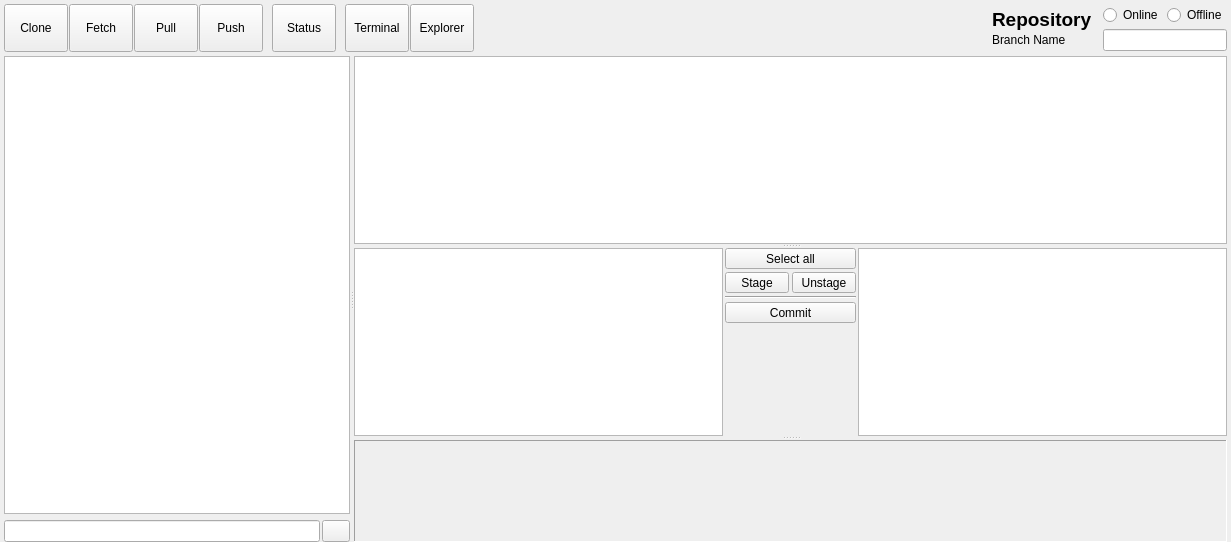
  <widget class="QWidget" name="centralWidget">
   <layout class="QVBoxLayout" name="verticalLayout_8">
    <property name="spacing">
     <number>0</number>
    </property>
    <property name="leftMargin">
     <number>4</number>
    </property>
    <property name="topMargin">
     <number>0</number>
    </property>
    <property name="rightMargin">
     <number>4</number>
    </property>
    <property name="bottomMargin">
     <number>0</number>
    </property>
    <item>
     <widget class="QFrame" name="frame_4">
      <property name="sizePolicy">
       <sizepolicy hsizetype="Preferred" vsizetype="Fixed">
        <horstretch>0</horstretch>
        <verstretch>0</verstretch>
       </sizepolicy>
      </property>
      <property name="minimumSize">
       <size>
        <width>0</width>
        <height>56</height>
       </size>
      </property>
      <property name="maximumSize">
       <size>
        <width>16777215</width>
        <height>56</height>
       </size>
      </property>
      <property name="frameShape">
       <enum>QFrame::NoFrame</enum>
      </property>
      <property name="frameShadow">
       <enum>QFrame::Plain</enum>
      </property>
      <layout class="QHBoxLayout" name="horizontalLayout_3">
       <property name="spacing">
        <number>1</number>
       </property>
       <property name="leftMargin">
        <number>0</number>
       </property>
       <property name="topMargin">
        <number>2</number>
       </property>
       <property name="rightMargin">
        <number>0</number>
       </property>
       <property name="bottomMargin">
        <number>2</number>
       </property>
       <item>
        <widget class="MyTool2Button" name="toolButton_clone">
         <property name="minimumSize">
          <size>
           <width>64</width>
           <height>48</height>
          </size>
         </property>
         <property name="maximumSize">
          <size>
           <width>16777215</width>
           <height>48</height>
          </size>
         </property>
         <property name="focusPolicy">
          <enum>Qt::NoFocus</enum>
         </property>
         <property name="text">
          <string>Clone</string>
         </property>
         <property name="icon">
          <iconset resource="resources/resources.qrc">
           <normaloff>:/image/clone.svg</normaloff>:/image/clone.svg</iconset>
         </property>
         <property name="iconSize">
          <size>
           <width>24</width>
           <height>24</height>
          </size>
         </property>
         <property name="toolButtonStyle">
          <enum>Qt::ToolButtonTextUnderIcon</enum>
         </property>
        </widget>
       </item>
       <item>
        <widget class="MyTool2Button" name="toolButton_fetch">
         <property name="minimumSize">
          <size>
           <width>64</width>
           <height>48</height>
          </size>
         </property>
         <property name="maximumSize">
          <size>
           <width>16777215</width>
           <height>48</height>
          </size>
         </property>
         <property name="focusPolicy">
          <enum>Qt::NoFocus</enum>
         </property>
         <property name="text">
          <string>Fetch</string>
         </property>
         <property name="icon">
          <iconset resource="resources/resources.qrc">
           <normaloff>:/image/fetch.svg</normaloff>:/image/fetch.svg</iconset>
         </property>
         <property name="iconSize">
          <size>
           <width>24</width>
           <height>24</height>
          </size>
         </property>
         <property name="toolButtonStyle">
          <enum>Qt::ToolButtonTextUnderIcon</enum>
         </property>
        </widget>
       </item>
       <item>
        <widget class="MyTool2Button" name="toolButton_pull">
         <property name="minimumSize">
          <size>
           <width>64</width>
           <height>48</height>
          </size>
         </property>
         <property name="maximumSize">
          <size>
           <width>16777215</width>
           <height>48</height>
          </size>
         </property>
         <property name="focusPolicy">
          <enum>Qt::NoFocus</enum>
         </property>
         <property name="text">
          <string>Pull</string>
         </property>
         <property name="icon">
          <iconset resource="resources/resources.qrc">
           <normaloff>:/image/pull.svg</normaloff>:/image/pull.svg</iconset>
         </property>
         <property name="iconSize">
          <size>
           <width>24</width>
           <height>24</height>
          </size>
         </property>
         <property name="toolButtonStyle">
          <enum>Qt::ToolButtonTextUnderIcon</enum>
         </property>
        </widget>
       </item>
       <item>
        <widget class="MyTool2Button" name="toolButton_push">
         <property name="minimumSize">
          <size>
           <width>64</width>
           <height>48</height>
          </size>
         </property>
         <property name="maximumSize">
          <size>
           <width>16777215</width>
           <height>48</height>
          </size>
         </property>
         <property name="focusPolicy">
          <enum>Qt::NoFocus</enum>
         </property>
         <property name="text">
          <string>Push</string>
         </property>
         <property name="icon">
          <iconset resource="resources/resources.qrc">
           <normaloff>:/image/push.svg</normaloff>:/image/push.svg</iconset>
         </property>
         <property name="iconSize">
          <size>
           <width>24</width>
           <height>24</height>
          </size>
         </property>
         <property name="toolButtonStyle">
          <enum>Qt::ToolButtonTextUnderIcon</enum>
         </property>
        </widget>
       </item>
       <item>
        <spacer name="horizontalSpacer_4">
         <property name="orientation">
          <enum>Qt::Horizontal</enum>
         </property>
         <property name="sizeType">
          <enum>QSizePolicy::Fixed</enum>
         </property>
         <property name="sizeHint" stdset="0">
          <size>
           <width>8</width>
           <height>20</height>
          </size>
         </property>
        </spacer>
       </item>
       <item>
        <widget class="MyTool2Button" name="toolButton_status">
         <property name="minimumSize">
          <size>
           <width>64</width>
           <height>48</height>
          </size>
         </property>
         <property name="maximumSize">
          <size>
           <width>16777215</width>
           <height>48</height>
          </size>
         </property>
         <property name="focusPolicy">
          <enum>Qt::NoFocus</enum>
         </property>
         <property name="text">
          <string>Status</string>
         </property>
         <property name="icon">
          <iconset resource="resources/resources.qrc">
           <normaloff>:/image/status.svg</normaloff>:/image/status.svg</iconset>
         </property>
         <property name="iconSize">
          <size>
           <width>24</width>
           <height>24</height>
          </size>
         </property>
         <property name="toolButtonStyle">
          <enum>Qt::ToolButtonTextUnderIcon</enum>
         </property>
        </widget>
       </item>
       <item>
        <spacer name="horizontalSpacer_7">
         <property name="orientation">
          <enum>Qt::Horizontal</enum>
         </property>
         <property name="sizeType">
          <enum>QSizePolicy::Fixed</enum>
         </property>
         <property name="sizeHint" stdset="0">
          <size>
           <width>8</width>
           <height>20</height>
          </size>
         </property>
        </spacer>
       </item>
       <item>
        <widget class="MyTool2Button" name="toolButton_terminal">
         <property name="minimumSize">
          <size>
           <width>64</width>
           <height>48</height>
          </size>
         </property>
         <property name="maximumSize">
          <size>
           <width>16777215</width>
           <height>48</height>
          </size>
         </property>
         <property name="focusPolicy">
          <enum>Qt::NoFocus</enum>
         </property>
         <property name="text">
          <string>Terminal</string>
         </property>
         <property name="icon">
          <iconset resource="resources/resources.qrc">
           <normaloff>:/image/terminal.svg</normaloff>:/image/terminal.svg</iconset>
         </property>
         <property name="iconSize">
          <size>
           <width>24</width>
           <height>24</height>
          </size>
         </property>
         <property name="toolButtonStyle">
          <enum>Qt::ToolButtonTextUnderIcon</enum>
         </property>
        </widget>
       </item>
       <item>
        <widget class="MyTool2Button" name="toolButton_explorer">
         <property name="minimumSize">
          <size>
           <width>64</width>
           <height>48</height>
          </size>
         </property>
         <property name="maximumSize">
          <size>
           <width>16777215</width>
           <height>48</height>
          </size>
         </property>
         <property name="focusPolicy">
          <enum>Qt::NoFocus</enum>
         </property>
         <property name="text">
          <string>Explorer</string>
         </property>
         <property name="icon">
          <iconset resource="resources/resources.qrc">
           <normaloff>:/image/explorer.svg</normaloff>:/image/explorer.svg</iconset>
         </property>
         <property name="iconSize">
          <size>
           <width>24</width>
           <height>24</height>
          </size>
         </property>
         <property name="toolButtonStyle">
          <enum>Qt::ToolButtonTextUnderIcon</enum>
         </property>
        </widget>
       </item>
       <item>
        <spacer name="horizontalSpacer_6">
         <property name="orientation">
          <enum>Qt::Horizontal</enum>
         </property>
         <property name="sizeType">
          <enum>QSizePolicy::Fixed</enum>
         </property>
         <property name="sizeHint" stdset="0">
          <size>
           <width>8</width>
           <height>20</height>
          </size>
         </property>
        </spacer>
       </item>
       <item>
        <spacer name="horizontalSpacer">
         <property name="orientation">
          <enum>Qt::Horizontal</enum>
         </property>
         <property name="sizeHint" stdset="0">
          <size>
           <width>503</width>
           <height>48</height>
          </size>
         </property>
        </spacer>
       </item>
       <item>
        <widget class="RepositoryInfoFrame" name="frame_3">
         <property name="maximumSize">
          <size>
           <width>16777215</width>
           <height>48</height>
          </size>
         </property>
         <property name="frameShape">
          <enum>QFrame::NoFrame</enum>
         </property>
         <property name="frameShadow">
          <enum>QFrame::Plain</enum>
         </property>
         <layout class="QVBoxLayout" name="verticalLayout_3">
          <property name="spacing">
           <number>0</number>
          </property>
          <property name="leftMargin">
           <number>6</number>
          </property>
          <property name="topMargin">
           <number>4</number>
          </property>
          <property name="rightMargin">
           <number>6</number>
          </property>
          <property name="bottomMargin">
           <number>4</number>
          </property>
          <item>
           <widget class="QLabel" name="label_repo_name">
            <property name="font">
             <font>
              <pointsize>14</pointsize>
              <weight>75</weight>
              <bold>true</bold>
             </font>
            </property>
            <property name="text">
             <string>Repository</string>
            </property>
           </widget>
          </item>
          <item>
           <widget class="QLabel" name="label_branch_name">
            <property name="text">
             <string>Branch Name</string>
            </property>
           </widget>
          </item>
         </layout>
        </widget>
       </item>
       <item>
        <spacer name="horizontalSpacer_5">
         <property name="orientation">
          <enum>Qt::Horizontal</enum>
         </property>
         <property name="sizeType">
          <enum>QSizePolicy::Fixed</enum>
         </property>
         <property name="sizeHint" stdset="0">
          <size>
           <width>4</width>
           <height>20</height>
          </size>
         </property>
        </spacer>
       </item>
       <item>
        <layout class="QVBoxLayout" name="verticalLayout_10">
         <property name="spacing">
          <number>1</number>
         </property>
         <property name="leftMargin">
          <number>0</number>
         </property>
         <item>
          <layout class="QHBoxLayout" name="horizontalLayout_7">
           <property name="spacing">
            <number>4</number>
           </property>
           <item>
            <widget class="QRadioButton" name="radioButton_remote_online">
             <property name="focusPolicy">
              <enum>Qt::NoFocus</enum>
             </property>
             <property name="text">
              <string>Online</string>
             </property>
            </widget>
           </item>
           <item>
            <widget class="QRadioButton" name="radioButton_remote_offline">
             <property name="focusPolicy">
              <enum>Qt::NoFocus</enum>
             </property>
             <property name="text">
              <string>Offline</string>
             </property>
            </widget>
           </item>
          </layout>
         </item>
         <item>
          <widget class="ReadOnlyLineEdit" name="lineEdit_remote">
           <property name="sizePolicy">
            <sizepolicy hsizetype="Preferred" vsizetype="Fixed">
             <horstretch>0</horstretch>
             <verstretch>0</verstretch>
            </sizepolicy>
           </property>
           <property name="focusPolicy">
            <enum>Qt::ClickFocus</enum>
           </property>
          </widget>
         </item>
        </layout>
       </item>
      </layout>
     </widget>
    </item>
    <item>
     <widget class="QSplitter" name="splitter_v">
      <property name="orientation">
       <enum>Qt::Horizontal</enum>
      </property>
      <property name="childrenCollapsible">
       <bool>false</bool>
      </property>
      <widget class="QStackedWidget" name="stackedWidget_leftpanel">
       <property name="currentIndex">
        <number>0</number>
       </property>
       <widget class="QWidget" name="page_repos">
        <layout class="QVBoxLayout" name="verticalLayout_4">
         <property name="leftMargin">
          <number>0</number>
         </property>
         <property name="topMargin">
          <number>0</number>
         </property>
         <property name="rightMargin">
          <number>0</number>
         </property>
         <property name="bottomMargin">
          <number>0</number>
         </property>
         <item>
          <widget class="RepositoriesTreeWidget" name="treeWidget_repos">
           <property name="sizePolicy">
            <sizepolicy hsizetype="Preferred" vsizetype="Expanding">
             <horstretch>0</horstretch>
             <verstretch>0</verstretch>
            </sizepolicy>
           </property>
           <property name="contextMenuPolicy">
            <enum>Qt::CustomContextMenu</enum>
           </property>
           <property name="acceptDrops">
            <bool>true</bool>
           </property>
           <property name="editTriggers">
            <set>QAbstractItemView::EditKeyPressed|QAbstractItemView::SelectedClicked</set>
           </property>
           <property name="dragEnabled">
            <bool>true</bool>
           </property>
           <property name="dragDropMode">
            <enum>QAbstractItemView::InternalMove</enum>
           </property>
           <property name="defaultDropAction">
            <enum>Qt::MoveAction</enum>
           </property>
           <property name="verticalScrollMode">
            <enum>QAbstractItemView::ScrollPerPixel</enum>
           </property>
           <property name="rootIsDecorated">
            <bool>false</bool>
           </property>
           <attribute name="headerVisible">
            <bool>false</bool>
           </attribute>
           <column>
            <property name="text">
             <string notr="true">1</string>
            </property>
           </column>
          </widget>
         </item>
         <item>
          <widget class="QFrame" name="frame_5">
           <property name="frameShape">
            <enum>QFrame::NoFrame</enum>
           </property>
           <property name="frameShadow">
            <enum>QFrame::Plain</enum>
           </property>
           <layout class="QHBoxLayout" name="horizontalLayout_4">
            <property name="spacing">
             <number>2</number>
            </property>
            <property name="leftMargin">
             <number>0</number>
            </property>
            <property name="topMargin">
             <number>0</number>
            </property>
            <property name="rightMargin">
             <number>0</number>
            </property>
            <property name="bottomMargin">
             <number>0</number>
            </property>
            <item>
             <widget class="QLineEdit" name="lineEdit_filter">
              <property name="sizePolicy">
               <sizepolicy hsizetype="Preferred" vsizetype="Fixed">
                <horstretch>0</horstretch>
                <verstretch>0</verstretch>
               </sizepolicy>
              </property>
              <property name="focusPolicy">
               <enum>Qt::ClickFocus</enum>
              </property>
             </widget>
            </item>
            <item>
             <widget class="ClearButton" name="toolButton_erase_filter">
              <property name="minimumSize">
               <size>
                <width>22</width>
                <height>17</height>
               </size>
              </property>
              <property name="focusPolicy">
               <enum>Qt::NoFocus</enum>
              </property>
              <property name="text">
               <string/>
              </property>
              <property name="iconSize">
               <size>
                <width>20</width>
                <height>15</height>
               </size>
              </property>
             </widget>
            </item>
           </layout>
          </widget>
         </item>
        </layout>
       </widget>
       <widget class="QWidget" name="page_collapsed">
        <layout class="QVBoxLayout" name="verticalLayout_9">
         <property name="leftMargin">
          <number>0</number>
         </property>
         <property name="topMargin">
          <number>0</number>
         </property>
         <property name="rightMargin">
          <number>0</number>
         </property>
         <property name="bottomMargin">
          <number>0</number>
         </property>
         <item>
          <widget class="QToolButton" name="toolButton">
           <property name="minimumSize">
            <size>
             <width>24</width>
             <height>24</height>
            </size>
           </property>
           <property name="maximumSize">
            <size>
             <width>24</width>
             <height>24</height>
            </size>
           </property>
           <property name="text">
            <string>...</string>
           </property>
          </widget>
         </item>
         <item>
          <widget class="QWidget" name="widget" native="true"/>
         </item>
        </layout>
       </widget>
      </widget>
      <widget class="RepositoryWrapper2Frame" name="frame_repository_wrapper">
       <property name="sizePolicy">
        <sizepolicy hsizetype="Preferred" vsizetype="Expanding">
         <horstretch>0</horstretch>
         <verstretch>0</verstretch>
        </sizepolicy>
       </property>
       <layout class="QVBoxLayout" name="verticalLayout_11">
        <property name="leftMargin">
         <number>0</number>
        </property>
        <property name="topMargin">
         <number>0</number>
        </property>
        <property name="rightMargin">
         <number>0</number>
        </property>
        <property name="bottomMargin">
         <number>0</number>
        </property>
        <item>
         <widget class="QSplitter" name="splitter_h">
          <property name="orientation">
           <enum>Qt::Vertical</enum>
          </property>
          <property name="childrenCollapsible">
           <bool>false</bool>
          </property>
          <widget class="LogTable2Widget" name="tableWidget_log">
           <property name="contextMenuPolicy">
            <enum>Qt::CustomContextMenu</enum>
           </property>
           <property name="editTriggers">
            <set>QAbstractItemView::NoEditTriggers</set>
           </property>
           <property name="tabKeyNavigation">
            <bool>false</bool>
           </property>
           <property name="selectionMode">
            <enum>QAbstractItemView::SingleSelection</enum>
           </property>
           <property name="selectionBehavior">
            <enum>QAbstractItemView::SelectRows</enum>
           </property>
           <property name="horizontalScrollMode">
            <enum>QAbstractItemView::ScrollPerPixel</enum>
           </property>
           <property name="wordWrap">
            <bool>false</bool>
           </property>
           <attribute name="horizontalHeaderHighlightSections">
            <bool>false</bool>
           </attribute>
           <attribute name="horizontalHeaderStretchLastSection">
            <bool>true</bool>
           </attribute>
           <attribute name="verticalHeaderVisible">
            <bool>false</bool>
           </attribute>
          </widget>
          <widget class="QStackedWidget" name="stackedWidget_filelist">
           <property name="currentIndex">
            <number>0</number>
           </property>
           <widget class="QWidget" name="page_uncommited">
            <layout class="QHBoxLayout" name="horizontalLayout_2" stretch="1,0,1">
             <property name="spacing">
              <number>2</number>
             </property>
             <property name="leftMargin">
              <number>0</number>
             </property>
             <property name="topMargin">
              <number>0</number>
             </property>
             <property name="rightMargin">
              <number>0</number>
             </property>
             <property name="bottomMargin">
              <number>0</number>
             </property>
             <item>
              <widget class="FilesListWidget" name="listWidget_unstaged">
               <property name="sizePolicy">
                <sizepolicy hsizetype="Expanding" vsizetype="Preferred">
                 <horstretch>0</horstretch>
                 <verstretch>0</verstretch>
                </sizepolicy>
               </property>
               <property name="contextMenuPolicy">
                <enum>Qt::CustomContextMenu</enum>
               </property>
               <property name="selectionMode">
                <enum>QAbstractItemView::ExtendedSelection</enum>
               </property>
              </widget>
             </item>
             <item>
              <widget class="QFrame" name="frame_2">
               <property name="frameShape">
                <enum>QFrame::NoFrame</enum>
               </property>
               <property name="frameShadow">
                <enum>QFrame::Raised</enum>
               </property>
               <layout class="QVBoxLayout" name="verticalLayout_2">
                <property name="leftMargin">
                 <number>0</number>
                </property>
                <property name="topMargin">
                 <number>0</number>
                </property>
                <property name="rightMargin">
                 <number>0</number>
                </property>
                <property name="bottomMargin">
                 <number>0</number>
                </property>
                <item>
                 <layout class="QGridLayout" name="gridLayout" columnstretch="1,1">
                  <property name="topMargin">
                   <number>0</number>
                  </property>
                  <property name="bottomMargin">
                   <number>0</number>
                  </property>
                  <property name="spacing">
                   <number>3</number>
                  </property>
                  <item row="2" column="0" colspan="2">
                   <widget class="Line" name="line">
                    <property name="orientation">
                     <enum>Qt::Horizontal</enum>
                    </property>
                   </widget>
                  </item>
                  <item row="1" column="1">
                   <widget class="QToolButton" name="toolButton_unstage">
                    <property name="sizePolicy">
                     <sizepolicy hsizetype="MinimumExpanding" vsizetype="Fixed">
                      <horstretch>0</horstretch>
                      <verstretch>0</verstretch>
                     </sizepolicy>
                    </property>
                    <property name="minimumSize">
                     <size>
                      <width>64</width>
                      <height>0</height>
                     </size>
                    </property>
                    <property name="focusPolicy">
                     <enum>Qt::StrongFocus</enum>
                    </property>
                    <property name="text">
                     <string>Unstage</string>
                    </property>
                    <property name="icon">
                     <iconset resource="resources/resources.qrc">
                      <normaloff>:/image/unstage.svg</normaloff>:/image/unstage.svg</iconset>
                    </property>
                    <property name="iconSize">
                     <size>
                      <width>24</width>
                      <height>24</height>
                     </size>
                    </property>
                    <property name="toolButtonStyle">
                     <enum>Qt::ToolButtonTextUnderIcon</enum>
                    </property>
                   </widget>
                  </item>
                  <item row="0" column="0" colspan="2">
                   <widget class="QToolButton" name="toolButton_select_all">
                    <property name="sizePolicy">
                     <sizepolicy hsizetype="MinimumExpanding" vsizetype="Fixed">
                      <horstretch>0</horstretch>
                      <verstretch>0</verstretch>
                     </sizepolicy>
                    </property>
                    <property name="focusPolicy">
                     <enum>Qt::StrongFocus</enum>
                    </property>
                    <property name="text">
                     <string>Select all</string>
                    </property>
                    <property name="icon">
                     <iconset resource="resources/resources.qrc">
                      <normaloff>:/image/selall.svg</normaloff>:/image/selall.svg</iconset>
                    </property>
                    <property name="iconSize">
                     <size>
                      <width>24</width>
                      <height>18</height>
                     </size>
                    </property>
                    <property name="toolButtonStyle">
                     <enum>Qt::ToolButtonTextUnderIcon</enum>
                    </property>
                   </widget>
                  </item>
                  <item row="1" column="0">
                   <widget class="QToolButton" name="toolButton_stage">
                    <property name="sizePolicy">
                     <sizepolicy hsizetype="MinimumExpanding" vsizetype="Fixed">
                      <horstretch>0</horstretch>
                      <verstretch>0</verstretch>
                     </sizepolicy>
                    </property>
                    <property name="minimumSize">
                     <size>
                      <width>64</width>
                      <height>0</height>
                     </size>
                    </property>
                    <property name="focusPolicy">
                     <enum>Qt::StrongFocus</enum>
                    </property>
                    <property name="text">
                     <string>Stage</string>
                    </property>
                    <property name="icon">
                     <iconset resource="resources/resources.qrc">
                      <normaloff>:/image/stage.svg</normaloff>:/image/stage.svg</iconset>
                    </property>
                    <property name="iconSize">
                     <size>
                      <width>24</width>
                      <height>24</height>
                     </size>
                    </property>
                    <property name="toolButtonStyle">
                     <enum>Qt::ToolButtonTextUnderIcon</enum>
                    </property>
                   </widget>
                  </item>
                  <item row="3" column="0" colspan="2">
                   <widget class="QToolButton" name="toolButton_commit">
                    <property name="sizePolicy">
                     <sizepolicy hsizetype="MinimumExpanding" vsizetype="Fixed">
                      <horstretch>0</horstretch>
                      <verstretch>0</verstretch>
                     </sizepolicy>
                    </property>
                    <property name="focusPolicy">
                     <enum>Qt::StrongFocus</enum>
                    </property>
                    <property name="text">
                     <string>Commit</string>
                    </property>
                    <property name="icon">
                     <iconset resource="resources/resources.qrc">
                      <normaloff>:/image/commit.svg</normaloff>:/image/commit.svg</iconset>
                    </property>
                    <property name="iconSize">
                     <size>
                      <width>24</width>
                      <height>24</height>
                     </size>
                    </property>
                    <property name="toolButtonStyle">
                     <enum>Qt::ToolButtonTextUnderIcon</enum>
                    </property>
                   </widget>
                  </item>
                 </layout>
                </item>
                <item>
                 <spacer name="verticalSpacer">
                  <property name="orientation">
                   <enum>Qt::Vertical</enum>
                  </property>
                  <property name="sizeHint" stdset="0">
                   <size>
                    <width>20</width>
                    <height>0</height>
                   </size>
                  </property>
                 </spacer>
                </item>
               </layout>
              </widget>
             </item>
             <item>
              <widget class="FilesListWidget" name="listWidget_staged">
               <property name="sizePolicy">
                <sizepolicy hsizetype="Expanding" vsizetype="Preferred">
                 <horstretch>0</horstretch>
                 <verstretch>0</verstretch>
                </sizepolicy>
               </property>
               <property name="contextMenuPolicy">
                <enum>Qt::CustomContextMenu</enum>
               </property>
               <property name="selectionMode">
                <enum>QAbstractItemView::ExtendedSelection</enum>
               </property>
              </widget>
             </item>
            </layout>
           </widget>
           <widget class="QWidget" name="page_files">
            <layout class="QVBoxLayout" name="verticalLayout">
             <property name="leftMargin">
              <number>0</number>
             </property>
             <property name="topMargin">
              <number>0</number>
             </property>
             <property name="rightMargin">
              <number>0</number>
             </property>
             <property name="bottomMargin">
              <number>0</number>
             </property>
             <item>
              <widget class="FilesListWidget" name="listWidget_files">
               <property name="contextMenuPolicy">
                <enum>Qt::CustomContextMenu</enum>
               </property>
              </widget>
             </item>
            </layout>
           </widget>
          </widget>
          <widget class="QFrame" name="frame_diff_view">
           <property name="frameShape">
            <enum>QFrame::Panel</enum>
           </property>
           <property name="frameShadow">
            <enum>QFrame::Sunken</enum>
           </property>
           <layout class="QVBoxLayout" name="verticalLayout_6">
            <property name="spacing">
             <number>0</number>
            </property>
            <property name="leftMargin">
             <number>0</number>
            </property>
            <property name="topMargin">
             <number>0</number>
            </property>
            <property name="rightMargin">
             <number>0</number>
            </property>
            <property name="bottomMargin">
             <number>0</number>
            </property>
            <item>
             <widget class="FileDiff2Widget" name="widget_diff_view" native="true">
              <property name="minimumSize">
               <size>
                <width>0</width>
                <height>100</height>
               </size>
              </property>
              <property name="focusPolicy">
               <enum>Qt::ClickFocus</enum>
              </property>
             </widget>
            </item>
           </layout>
          </widget>
         </widget>
        </item>
       </layout>
      </widget>
     </widget>
    </item>
   </layout>
  </widget>
